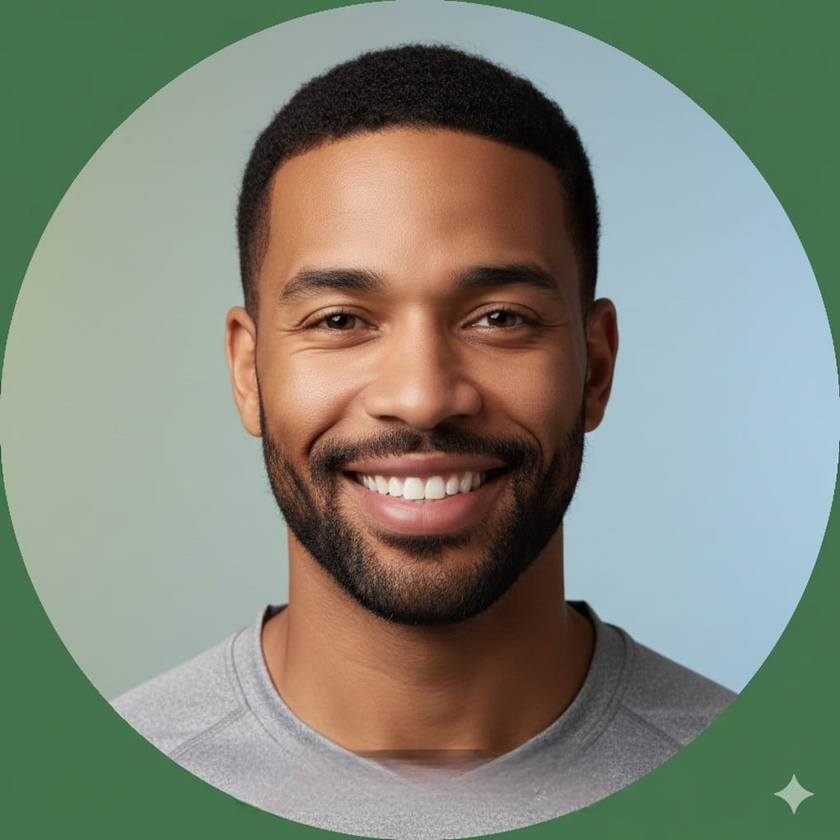
#> input picture skin tone/pic.jpeg, 840 x 840 px, shrunk from 1024 x 1024 before the run
$ python skin_tone.py.py -i pic.jpeg
#> lines starting #> are read from the running program, lines starting #| are printed output that depends on the picture
# skin_tone.py
"""
Lightweight skin tone & undertone analyzer using Pillow (no OpenCV required).

Usage:
    python skin_tone.py --image PATH_TO_IMAGE [--bbox x,y,w,h] [--side left|right] [--out result.json]

Examples:
    python skin_tone.py --image face.jpg
    python skin_tone.py --image face.jpg --bbox 100,120,300,300 --side right --out result.json

Dependencies:
    pip install pillow

Notes:
    - This is an approximate, heuristic-based analyzer. Lighting/camera/makeup affect results.
    - For best results provide a neutral-lit frontal photo or pass a face bbox (if you have landmarks).
"""
from PIL import Image
import argparse
import json
import math
import os
from typing import Optional, Tuple, Dict, Any

def parse_bbox(bbox_str: str) -> Optional[Tuple[int,int,int,int]]:
    try:
        parts = [int(p) for p in bbox_str.split(",")]
        if len(parts) == 4:
            return tuple(parts)
    except Exception:
        pass
    return None

def crop_patch_from_bbox(img: Image.Image, bbox: Tuple[int,int,int,int], side: str="left", frac: float=0.12) -> Image.Image:
    x, y, w, h = bbox
    img_w, img_h = img.size
    patch_w = max(8, int(w * frac))
    patch_h = max(8, int(h * frac * 0.7))
    # cheek offsets relative to face bbox
    if side.lower().startswith("l"):
        cx = x + int(w * 0.18)
    else:
        cx = x + int(w * 0.62)
    cy = y + int(h * 0.48)
    x1 = max(0, cx - patch_w // 2)
    y1 = max(0, cy - patch_h // 2)
    x2 = min(img_w, x1 + patch_w)
    y2 = min(img_h, y1 + patch_h)
    patch = img.crop((x1, y1, x2, y2))
    if patch.size[0] == 0 or patch.size[1] == 0:
        # fallback to center of bbox
        cx = x + w // 2
        cy = y + int(h * 0.6)
        x1 = max(0, cx - patch_w // 2)
        y1 = max(0, cy - patch_h // 2)
        x2 = min(img_w, x1 + patch_w)
        y2 = min(img_h, y1 + patch_h)
        patch = img.crop((x1, y1, x2, y2))
    return patch

def crop_center_patch(img: Image.Image, frac: float=0.12) -> Image.Image:
    w, h = img.size
    pw = max(8, int(min(w, h) * frac))
    ph = pw
    cx = w // 2
    cy = int(h * 0.55)  # slightly lower than center to approximate cheek/neck
    x1 = max(0, cx - pw // 2)
    y1 = max(0, cy - ph // 2)
    x2 = min(w, x1 + pw)
    y2 = min(h, y1 + ph)
    return img.crop((x1, y1, x2, y2))

def mean_rgb_from_patch(patch: Image.Image) -> Tuple[int,int,int]:
    # Ensure RGB
    patch_rgb = patch.convert("RGB")
    pixels = list(patch_rgb.getdata())
    if not pixels:
        return (0,0,0)
    # sum channels
    r_sum = g_sum = b_sum = 0
    count = 0
    for r,g,b in pixels:
        r_sum += r
        g_sum += g
        b_sum += b
        count += 1
    # careful rounding digit-by-digit
    mean_r = int(math.floor((r_sum / count) + 0.5))
    mean_g = int(math.floor((g_sum / count) + 0.5))
    mean_b = int(math.floor((b_sum / count) + 0.5))
    return (mean_r, mean_g, mean_b)

def perceived_luminance(r: int, g: int, b: int) -> float:
    return 0.2126 * r + 0.7152 * g + 0.0722 * b

def classify_skin_tone(lum: float) -> str:
    # heuristic thresholds (tune with dataset if available)
    if lum >= 190:
        return "Fair"
    if 160 <= lum < 190:
        return "Light"
    if 115 <= lum < 160:
        return "Medium"
    return "Deep"

def detect_undertone(r:int, g:int, b:int) -> str:
    # Normalize to reduce brightness effects
    total = max(1, r + g + b)
    rn, gn, bn = r / total, g / total, b / total
    diff_rb = r - b
    # simple heuristics
    if diff_rb > 12 and rn > bn:
        return "Warm"
    if (b - r) > 10 and bn > rn:
        return "Cool"
    if abs(r - g) < 8 and abs(g - b) < 8:
        return "Neutral"
    # fallback using hue approximation from RGB
    # convert to HSV-ish hue
    mx = max(r,g,b)
    mn = min(r,g,b)
    d = mx - mn
    if d == 0:
        hue = 0
    else:
        if mx == r:
            hue = ((g - b) / d) % 6
        elif mx == g:
            hue = ((b - r) / d) + 2
        else:
            hue = ((r - g) / d) + 4
        hue = hue * 60
        if hue < 0:
            hue += 360
    if 20 <= hue <= 60:
        return "Warm"
    if 180 <= hue <= 300:
        return "Cool"
    return "Neutral"

def cosmetic_recommendations(tone: str, undertone: str) -> Dict[str, str]:
    if undertone == "Warm":
        base = "Yellow/Golden base"
    elif undertone == "Cool":
        base = "Pink/Neutral-pink base"
    else:
        base = "Neutral base (mix of yellow & pink)"
    if tone == "Fair":
        depth = "Very light to Light shades"
        lipstick = "Soft pinks, peaches, coral"
    elif tone == "Light":
        depth = "Light shades"
        lipstick = "Rose, mauve, warm pinks"
    elif tone == "Medium":
        depth = "Medium shades"
        lipstick = "Berry, brick red, warm mauves"
    else:
        depth = "Deep shades"
        lipstick = "Deep berries, plums, bold reds"
    return {
        "foundation_base": base,
        "foundation_depth": depth,
        "lipstick_recommendation": lipstick,
        "note": "General guidelines — test swatches under neutral daylight."
    }

def analyze_image(image_path: str, bbox: Optional[Tuple[int,int,int,int]]=None, side: str="left") -> Dict[str,Any]:
    if not os.path.isfile(image_path):
        raise FileNotFoundError(f"Image not found: {image_path}")
    img = Image.open(image_path)
    # choose patch
    if bbox:
        patch = crop_patch_from_bbox(img, bbox, side=side)
        mode = "bbox_patch"
    else:
        patch = crop_center_patch(img)
        mode = "center_patch"
    mean_r, mean_g, mean_b = mean_rgb_from_patch(patch)
    lum = perceived_luminance(mean_r, mean_g, mean_b)
    tone = classify_skin_tone(lum)
    undertone = detect_undertone(mean_r, mean_g, mean_b)
    recs = cosmetic_recommendations(tone, undertone)
    return {
        "image_path": image_path,
        "mode": mode,
        "mean_rgb": {"r": mean_r, "g": mean_g, "b": mean_b},
        "luminance": round(float(lum), 2),
        "skin_tone": tone,
        "undertone": undertone,
        "recommendations": recs
    }

def main():
    p = argparse.ArgumentParser(description="Lightweight skin tone analyzer (Pillow only)")
    p.add_argument("--image", "-i", required=True, help="Path to input image")
    p.add_argument("--bbox", "-b", help="Optional face bbox as x,y,w,h", default=None)
    p.add_argument("--side", "-s", help="Which cheek to sample: left or right", default="left")
    p.add_argument("--out", "-o", help="Save JSON output to path", default=None)
    args = p.parse_args()
    bbox = parse_bbox(args.bbox) if args.bbox else None
    try:
        res = analyze_image(args.image, bbox=bbox, side=args.side)
#> in analyze_image, img is the input picture: PIL image 840x840 RGB; mean R, G, B 128.1, 133.9, 120.2
#> in crop_center_patch, `return img.crop((x1, y1, x2, y2))`:
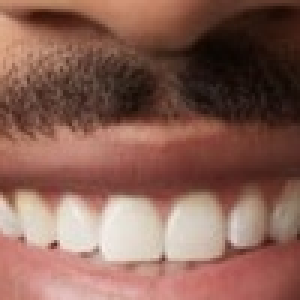
#> returned value: PIL image 100x100 RGB (shown 3 times larger); mean R, G, B 136.9, 96.6, 84.7
#> in mean_rgb_from_patch, `pixels = list(patch_rgb.getdata())`: pixels = 10000 items, first 6: (197, 144, 113), (198, 143, 113), (196, 141, 111), (198, 143, 113), (197, 140, 113), (197, 140, 113)
#> the loop in mean_rgb_from_patch, `for r,g,b in pixels:` made 10000 passes
#> (r, g, b, r_sum, g_sum, b_sum) on passes 1 to 3: (197, 144, 113, 197, 144, 113), (198, 143, 113, 395, 287, 226), (196, 141, 111, 591, 428, 337)
#> after the loop in mean_rgb_from_patch, `for r,g,b in pixels:`: b_sum = 846962; count = 10000; g_sum = 965834; r_sum = 1368932
#> in mean_rgb_from_patch, `mean_r = int(math.floor((r_sum / count) + 0.5))`: mean_r = 137
#> in mean_rgb_from_patch, `mean_g = int(math.floor((g_sum / count) + 0.5))`: mean_g = 97
#> in mean_rgb_from_patch, `mean_b = int(math.floor((b_sum / count) + 0.5))`: mean_b = 85
#> in analyze_image, `mean_r, mean_g, mean_b = mean_rgb_from_patch(patch)`: mean_r = 137; mean_g = 97; mean_b = 85
#> in analyze_image, `lum = perceived_luminance(mean_r, mean_g, mean_b)`: lum = 104.6
#> in analyze_image, `tone = classify_skin_tone(lum)`: tone = 'Deep'
#> in detect_undertone, `total = max(1, r + g + b)`: total = 319
#> in detect_undertone, `rn, gn, bn = r / total, g / total, b / total`: rn = 0.429; gn = 0.304; bn = 0.266
#> in detect_undertone, `diff_rb = r - b`: diff_rb = 52
#> in analyze_image, `undertone = detect_undertone(mean_r, mean_g, mean_b)`: undertone = 'Warm'
#> in analyze_image, `recs = cosmetic_recommendations(tone, undertone)`: recs = 4 items
#> res = 7 items
    except Exception as e:
        print("Error:", e)
        return
    print("=== Skin Tone Analysis ===")
    print(f"Image: {res['image_path']}")
#| Image: pic.jpeg
    m = res["mean_rgb"]
#> m = {'r': 137, 'g': 97, 'b': 85}
    print(f"Mean RGB (patch): R={m['r']} G={m['g']} B={m['b']}")
#| Mean RGB (patch): R=137 G=97 B=85
    print(f"Luminance: {res['luminance']}")
#| Luminance: 104.64
    print(f"Skin tone category: {res['skin_tone']}")
#| Skin tone category: Deep
    print(f"Undertone: {res['undertone']}")
#| Undertone: Warm
    print("Recommendations:")
    for k,v in res["recommendations"].items():
        print(f"  {k}: {v}")
#> this loop made 4 passes
#> (k, v) on passes 1 to 3: ('foundation_base', 'Yellow/Golden base'), ('foundation_depth', 'Deep shades'), ('lipstick_recommendation', 'Deep berries, plums, bold reds')
#|   foundation_base: Yellow/Golden base
#|   foundation_depth: Deep shades
#|   lipstick_recommendation: Deep berries, plums, bold reds
#|   note: General guidelines — test swatches under neutral daylight.
    if args.out:
        try:
            with open(args.out, "w") as f:
                json.dump(res, f, indent=2)
            print(f"Saved JSON to: {args.out}")
        except Exception as e:
            print("Failed to save JSON:", e)

if __name__ == "__main__":
    main()
